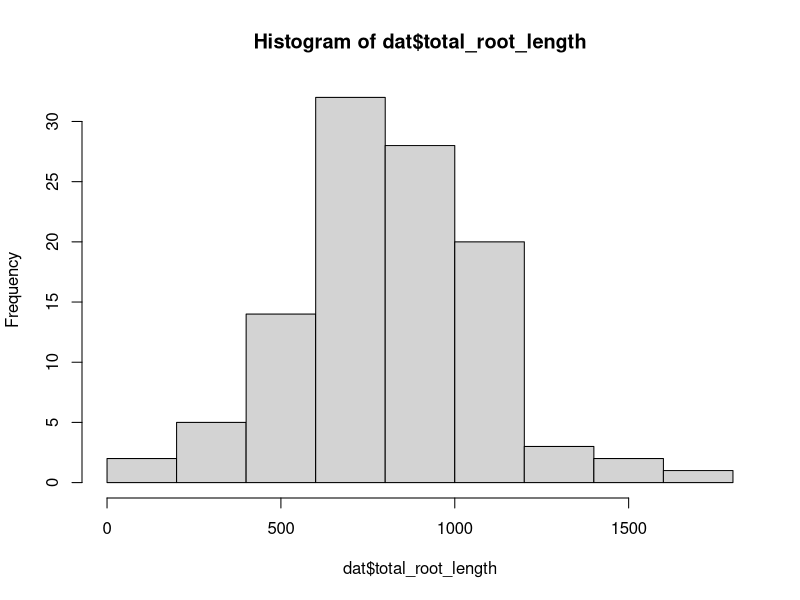
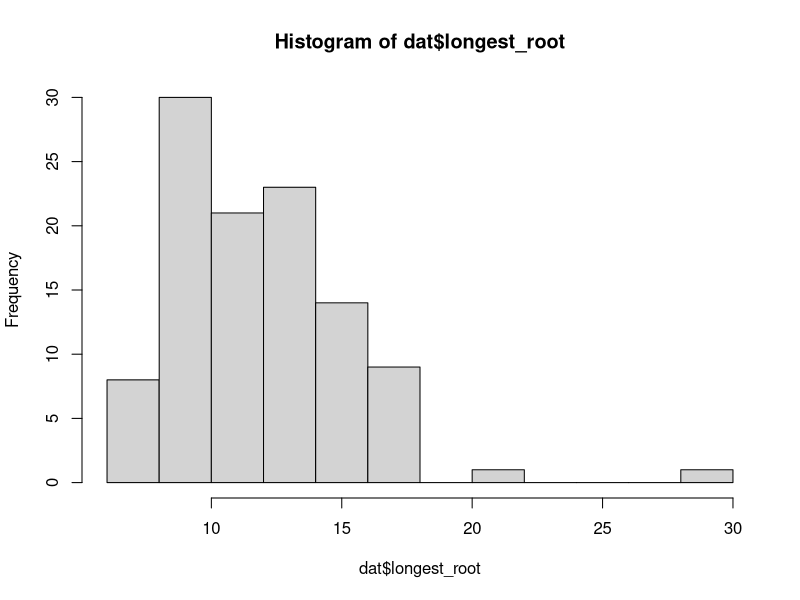
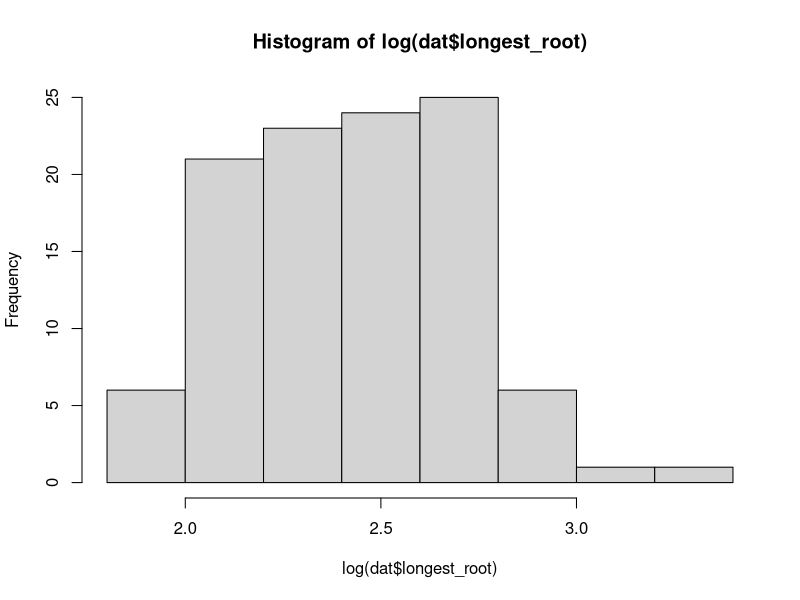
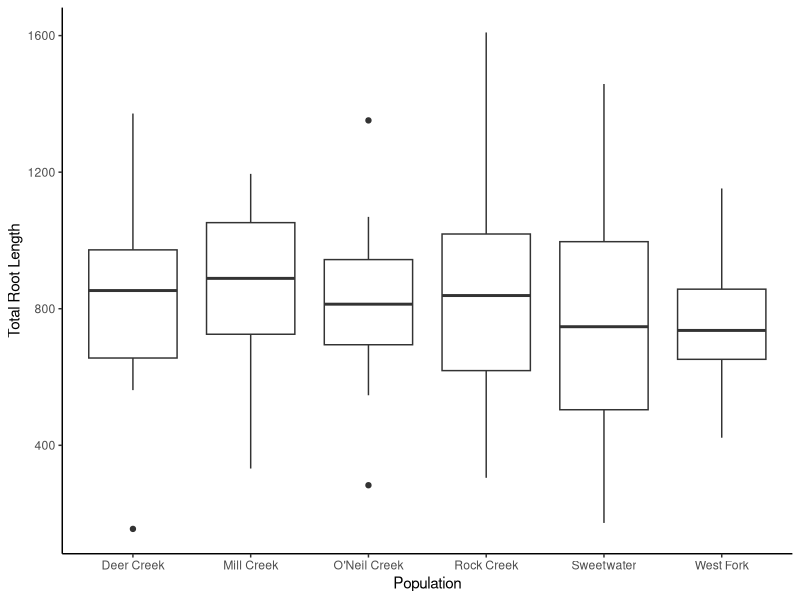
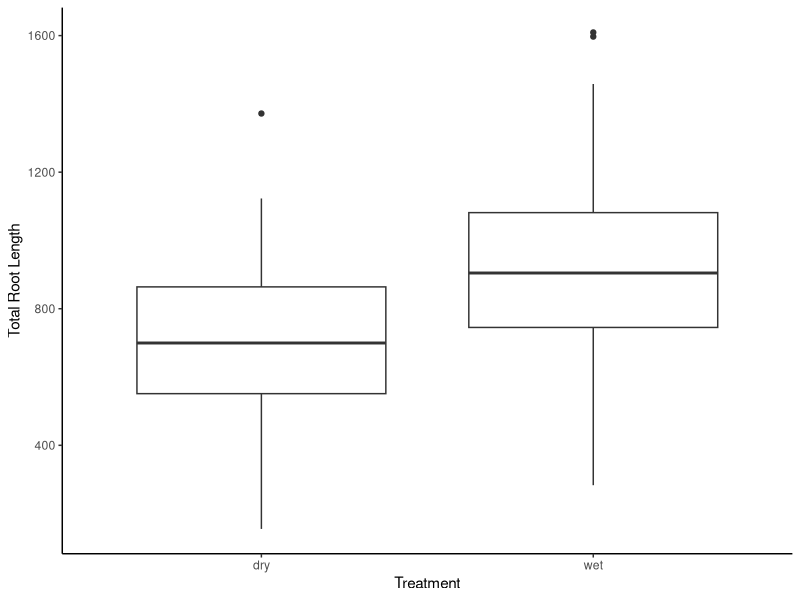
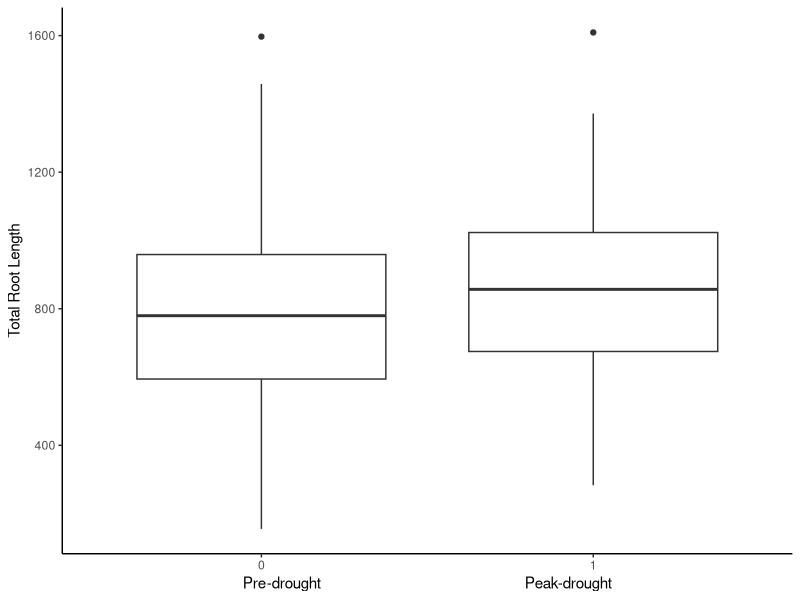

Here is the R script that generated these plots, in order:
### Root Study R-Script - Angert Lab
### Directed Studies 

### set working directory
setwd("~/Documents/Root_Study")


### load in packages 
library(tidyverse)
library(ggplot2)

### load in csv 
root_data <- read.csv("RootReader_Data.csv") %>%
  select(plant_id, total_root_length, longest_root, plant_type, rhizome_present)
View(root_data)

metadata <- read.csv("Metadata.csv") %>% 
  select(-X)


### joining CSV's into a master data set
dat <- left_join(root_data, metadata, by = c("plant_id" = "Random.ID"))

View(dat)


### changing years in numerical values 0 and 1 
### pre = 0 ----- peak = 1

dat <- dat%>%
  mutate(pre_peak = ifelse(Year == "2010", "0", ifelse(Year == "2011", "0", ifelse(Year == "2014", "1", ifelse(Year == "2015", "1", ifelse(Year == "2016", "1", NA))))))



#### changing treatments into 0 and 1 
#### wet = 0  ---- dry = 1

dat <- dat%>%
  mutate(num_treatment = ifelse(Treatment == "wet", "0", ifelse(Treatment == "dry", "1", NA)))


### Changing sites to 1-5 (numerical values)




### Histogram displaying raw data

hist(dat$total_root_length)

hist(dat$longest_root)

hist(log(dat$longest_root))



#### Exploratory graphing ##########################

### Total Root length X population
p1 <- dat %>% filter(is.na(Name) == FALSE) %>% 
  ggplot(aes(x=Name, y=total_root_length)) +
  geom_boxplot() + xlab("Population") + ylab("Total Root Length")

p1 + theme_classic()


### Total Root length X Treatment 
p2 <- dat %>% filter(is.na(Treatment) == FALSE) %>% 
  ggplot(aes(x=Treatment, y=total_root_length)) +
  geom_boxplot() + xlab("Treatment") + ylab("Total Root Length")

p2 + theme_classic()


### Does root length by year - pre vs peak drought 
p3 <- dat %>% filter(is.na(pre_peak) == FALSE) %>% 
  ggplot(aes(x=pre_peak, y=total_root_length)) +
  geom_boxplot() + xlab("Pre-drought                                                   Peak-drought") + ylab("Total Root Length")

p3 + theme_classic()



### Does root length differ by region?


### Total Root Length X Year of Collection










